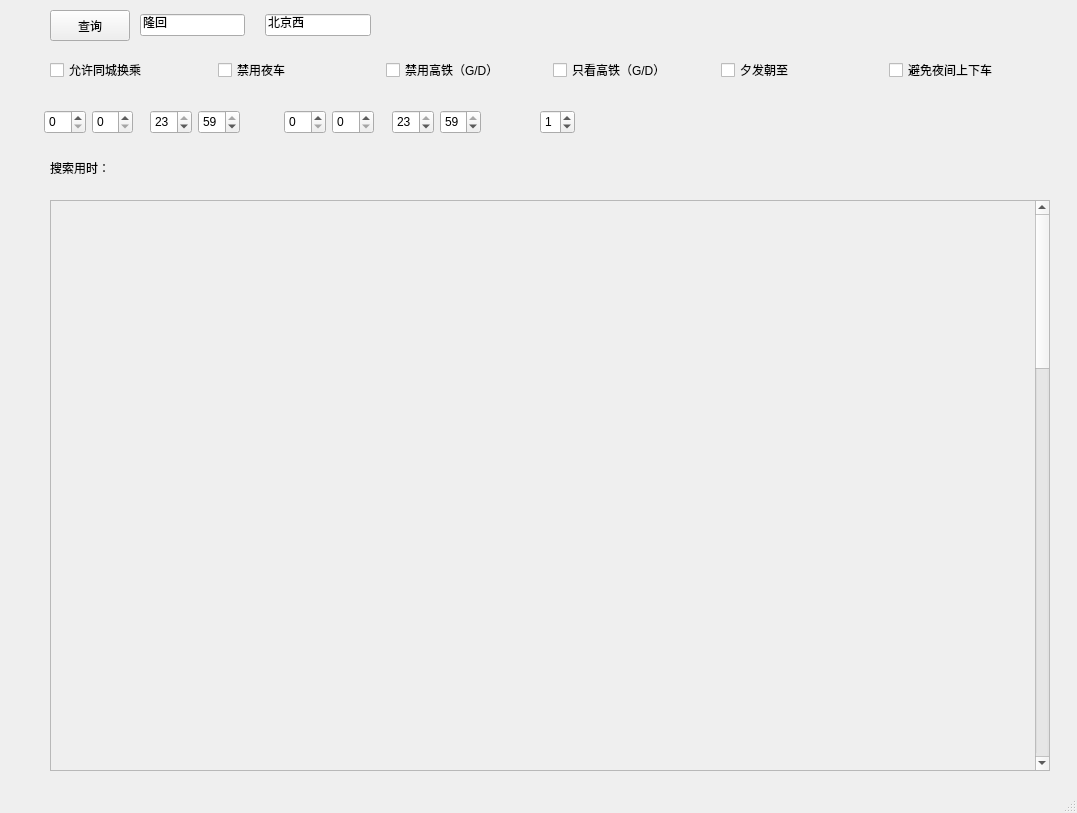
<?xml version="1.0" encoding="UTF-8"?>
<ui version="4.0">
 <class>MainWindow</class>
 <widget class="QMainWindow" name="MainWindow">
  <property name="geometry">
   <rect>
    <x>0</x>
    <y>0</y>
    <width>1077</width>
    <height>813</height>
   </rect>
  </property>
  <property name="cursor">
   <cursorShape>ArrowCursor</cursorShape>
  </property>
  <property name="windowTitle">
   <string>12306火车中转查询</string>
  </property>
  <property name="windowIcon">
   <iconset>
    <normaloff>R.png</normaloff>R.png</iconset>
  </property>
  <widget class="QWidget" name="centralwidget">
   <property name="cursor">
    <cursorShape>ArrowCursor</cursorShape>
   </property>
   <widget class="QPushButton" name="pushButton">
    <property name="geometry">
     <rect>
      <x>50</x>
      <y>10</y>
      <width>80</width>
      <height>31</height>
     </rect>
    </property>
    <property name="text">
     <string>查询</string>
    </property>
   </widget>
   <widget class="QScrollArea" name="scrollArea">
    <property name="geometry">
     <rect>
      <x>50</x>
      <y>200</y>
      <width>1000</width>
      <height>571</height>
     </rect>
    </property>
    <property name="maximumSize">
     <size>
      <width>1000</width>
      <height>1000</height>
     </size>
    </property>
    <property name="horizontalScrollBarPolicy">
     <enum>Qt::ScrollBarAlwaysOff</enum>
    </property>
    <property name="widgetResizable">
     <bool>true</bool>
    </property>
    <widget class="QWidget" name="scrollAreaWidgetContents">
     <property name="geometry">
      <rect>
       <x>0</x>
       <y>0</y>
       <width>1000</width>
       <height>2000</height>
      </rect>
     </property>
     <property name="minimumSize">
      <size>
       <width>1000</width>
       <height>2000</height>
      </size>
     </property>
     <property name="maximumSize">
      <size>
       <width>1000</width>
       <height>2000</height>
      </size>
     </property>
     <widget class="QLabel" name="label">
      <property name="geometry">
       <rect>
        <x>0</x>
        <y>0</y>
        <width>1000</width>
        <height>16777215</height>
       </rect>
      </property>
      <property name="minimumSize">
       <size>
        <width>1000</width>
        <height>10000000</height>
       </size>
      </property>
      <property name="font">
       <font>
        <pointsize>11</pointsize>
       </font>
      </property>
      <property name="text">
       <string/>
      </property>
      <property name="alignment">
       <set>Qt::AlignLeading|Qt::AlignLeft|Qt::AlignTop</set>
      </property>
      <property name="wordWrap">
       <bool>true</bool>
      </property>
     </widget>
    </widget>
   </widget>
   <widget class="QSpinBox" name="spinBox_transt">
    <property name="geometry">
     <rect>
      <x>540</x>
      <y>110</y>
      <width>35</width>
      <height>24</height>
     </rect>
    </property>
    <property name="minimum">
     <number>0</number>
    </property>
    <property name="maximum">
     <number>7</number>
    </property>
    <property name="value">
     <number>1</number>
    </property>
   </widget>
   <widget class="QWidget" name="horizontalLayoutWidget">
    <property name="geometry">
     <rect>
      <x>50</x>
      <y>50</y>
      <width>1001</width>
      <height>41</height>
     </rect>
    </property>
    <layout class="QHBoxLayout" name="horizontalLayout">
     <item>
      <widget class="QCheckBox" name="checkBox_tongcheng">
       <property name="text">
        <string>允许同城换乘</string>
       </property>
       <property name="tristate">
        <bool>false</bool>
       </property>
      </widget>
     </item>
     <item>
      <widget class="QCheckBox" name="checkBox_yeche">
       <property name="text">
        <string>禁用夜车</string>
       </property>
       <property name="tristate">
        <bool>false</bool>
       </property>
      </widget>
     </item>
     <item>
      <widget class="QCheckBox" name="checkBox_jingt">
       <property name="text">
        <string>禁用高铁（G/D）</string>
       </property>
       <property name="tristate">
        <bool>false</bool>
       </property>
      </widget>
     </item>
     <item>
      <widget class="QCheckBox" name="checkBox_onlygt">
       <property name="text">
        <string>只看高铁（G/D）</string>
       </property>
       <property name="tristate">
        <bool>false</bool>
       </property>
      </widget>
     </item>
     <item>
      <widget class="QCheckBox" name="checkBox_xfzz">
       <property name="text">
        <string>夕发朝至</string>
       </property>
       <property name="tristate">
        <bool>false</bool>
       </property>
      </widget>
     </item>
     <item>
      <widget class="QCheckBox" name="checkBox_lingchen">
       <property name="text">
        <string>避免夜间上下车</string>
       </property>
      </widget>
     </item>
    </layout>
   </widget>
   <widget class="QWidget" name="horizontalLayoutWidget_9">
    <property name="geometry">
     <rect>
      <x>140</x>
      <y>10</y>
      <width>231</width>
      <height>31</height>
     </rect>
    </property>
    <layout class="QHBoxLayout" name="horizontalLayout_9">
     <property name="spacing">
      <number>20</number>
     </property>
     <item>
      <widget class="QLineEdit" name="st_edit">
       <property name="text">
        <string>隆回</string>
       </property>
      </widget>
     </item>
     <item>
      <widget class="QLineEdit" name="ed_edit">
       <property name="text">
        <string>北京西</string>
       </property>
      </widget>
     </item>
    </layout>
   </widget>
   <widget class="QSpinBox" name="spinBox_stm1">
    <property name="geometry">
     <rect>
      <x>92</x>
      <y>110</y>
      <width>41</width>
      <height>24</height>
     </rect>
    </property>
    <property name="sizePolicy">
     <sizepolicy hsizetype="Minimum" vsizetype="Fixed">
      <horstretch>0</horstretch>
      <verstretch>0</verstretch>
     </sizepolicy>
    </property>
    <property name="maximum">
     <number>59</number>
    </property>
   </widget>
   <widget class="QSpinBox" name="spinBox_stt1">
    <property name="geometry">
     <rect>
      <x>44</x>
      <y>110</y>
      <width>42</width>
      <height>24</height>
     </rect>
    </property>
    <property name="sizePolicy">
     <sizepolicy hsizetype="Minimum" vsizetype="Fixed">
      <horstretch>0</horstretch>
      <verstretch>0</verstretch>
     </sizepolicy>
    </property>
    <property name="maximum">
     <number>23</number>
    </property>
   </widget>
   <widget class="QSpinBox" name="spinBox_stm2">
    <property name="geometry">
     <rect>
      <x>198</x>
      <y>110</y>
      <width>42</width>
      <height>24</height>
     </rect>
    </property>
    <property name="minimum">
     <number>0</number>
    </property>
    <property name="maximum">
     <number>59</number>
    </property>
    <property name="value">
     <number>59</number>
    </property>
   </widget>
   <widget class="QSpinBox" name="spinBox_stt2">
    <property name="geometry">
     <rect>
      <x>150</x>
      <y>110</y>
      <width>42</width>
      <height>24</height>
     </rect>
    </property>
    <property name="maximum">
     <number>23</number>
    </property>
    <property name="value">
     <number>23</number>
    </property>
   </widget>
   <widget class="QSpinBox" name="spinBox_edm1">
    <property name="geometry">
     <rect>
      <x>332</x>
      <y>110</y>
      <width>42</width>
      <height>24</height>
     </rect>
    </property>
    <property name="maximum">
     <number>59</number>
    </property>
   </widget>
   <widget class="QSpinBox" name="spinBox_edt1">
    <property name="geometry">
     <rect>
      <x>284</x>
      <y>110</y>
      <width>42</width>
      <height>24</height>
     </rect>
    </property>
    <property name="maximum">
     <number>23</number>
    </property>
   </widget>
   <widget class="QSpinBox" name="spinBox_edt2">
    <property name="geometry">
     <rect>
      <x>392</x>
      <y>110</y>
      <width>42</width>
      <height>24</height>
     </rect>
    </property>
    <property name="maximum">
     <number>23</number>
    </property>
    <property name="value">
     <number>23</number>
    </property>
   </widget>
   <widget class="QSpinBox" name="spinBox_edm2">
    <property name="geometry">
     <rect>
      <x>440</x>
      <y>110</y>
      <width>41</width>
      <height>24</height>
     </rect>
    </property>
    <property name="minimum">
     <number>0</number>
    </property>
    <property name="maximum">
     <number>59</number>
    </property>
    <property name="value">
     <number>59</number>
    </property>
   </widget>
   <widget class="QLabel" name="label_time">
    <property name="geometry">
     <rect>
      <x>50</x>
      <y>160</y>
      <width>421</width>
      <height>16</height>
     </rect>
    </property>
    <property name="text">
     <string>搜索用时：</string>
    </property>
   </widget>
  </widget>
  <widget class="QMenuBar" name="menubar">
   <property name="geometry">
    <rect>
     <x>0</x>
     <y>0</y>
     <width>1077</width>
     <height>21</height>
    </rect>
   </property>
  </widget>
  <widget class="QStatusBar" name="statusbar"/>
 </widget>
 <tabstops>
  <tabstop>pushButton</tabstop>
  <tabstop>checkBox_yeche</tabstop>
  <tabstop>spinBox_transt</tabstop>
  <tabstop>scrollArea</tabstop>
 </tabstops>
 <resources/>
 <connections/>
</ui>
